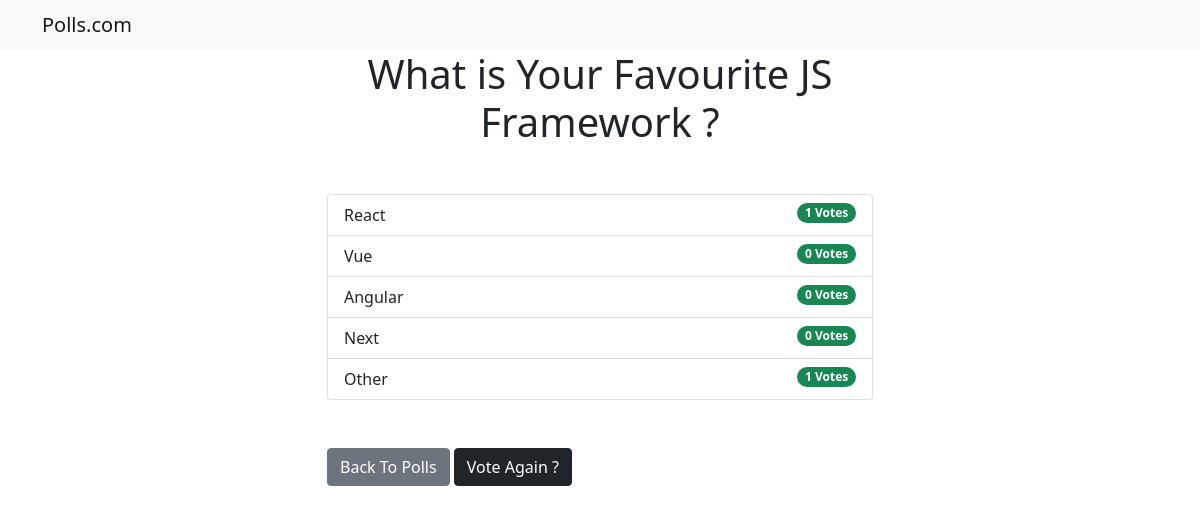
The app's page /2/results/ with its own data.
### polesapp/models.py (models this page shows, shortened)
class Question(models.Model):
    question_text = models.CharField(max_length=200)
    pub_date = models.DateTimeField('Date published')

class Choice(models.Model):
    question = models.ForeignKey(Question, on_delete=models.CASCADE)
    choice_text = models.CharField(max_length=200)
    votes = models.IntegerField(default = 0)

### polesapp/views.py (the view)
# urls.py: path("<int:question_id>/results/", views.results, name="results"),
def results(request, question_id):
    question = get_object_or_404(Question, pk=question_id)
    return render(request, 'results.html', {'question': question})

### templates/results.html
{% extends "base.html" %}
{% block content %}
<h1 class="mb-5 text-center">{{ question.question_text }}</h1>
<ul class="list-group mb-5">
    {% for choice in question.choice_set.all %}
    <li class="list-group-item">
        {{ choice.choice_text }} <span class="badge bg-success rounded-pill float-end">{{ choice.votes }} Votes</span>
    </li>
    {% endfor %}
</ul>
<a class="btn btn-secondary" href="{% url 'polesapp:index' %}"> Back To Polls </a>
<a class="btn btn-dark" href="{% url 'polesapp:details' question.id %}"> Vote Again ? </a>
{% endblock %}

### templates/base.html (shortened to what this page needs)
<!DOCTYPE html>
<html lang="en">
<head>
        <link href="https://cdn.jsdelivr.net/npm/bootstrap@5.0.2/dist/css/bootstrap.min.css" rel="stylesheet"
>
</head>
<body>
    {% include 'navbar.html' %}
    <div class="container">
        <div class="row">
            <div class="col-md-6 m-auto">
                {% block content %} {% endblock %}
            </div>
        </div>
    </div>
</body>
</html>

### templates/navbar.html
<nav class="navbar navbar-light bg-light">
	<div class="container">
	  <span class="navbar-brand mb-0 h1">Polls.com</span>
	</div>
  </nav>

### records on screen
Question: question_text "What is Your Favourite JS Framework ?"
Choice: choice_text "React", votes "1"
Choice: choice_text "Vue", votes "0"
Choice: choice_text "Angular", votes "0"
Choice: choice_text "Next", votes "0"
Choice: choice_text "Other", votes "1"
